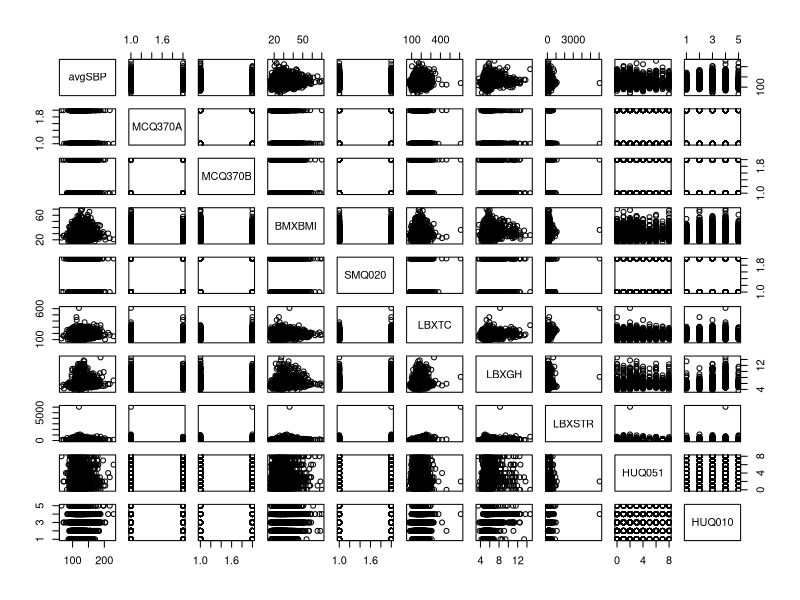
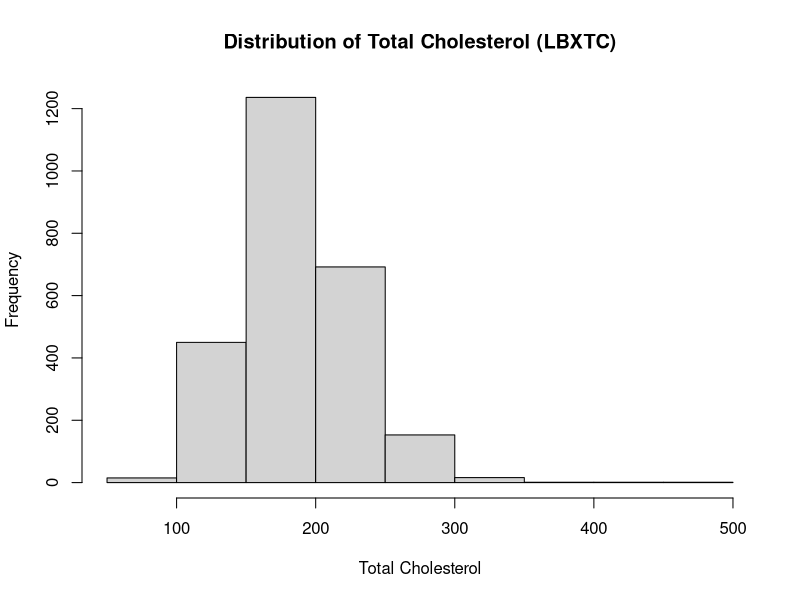
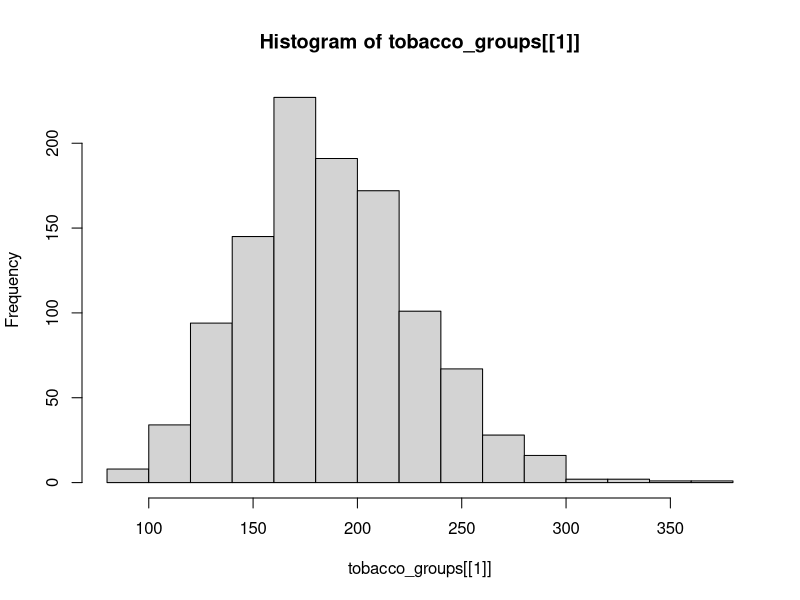
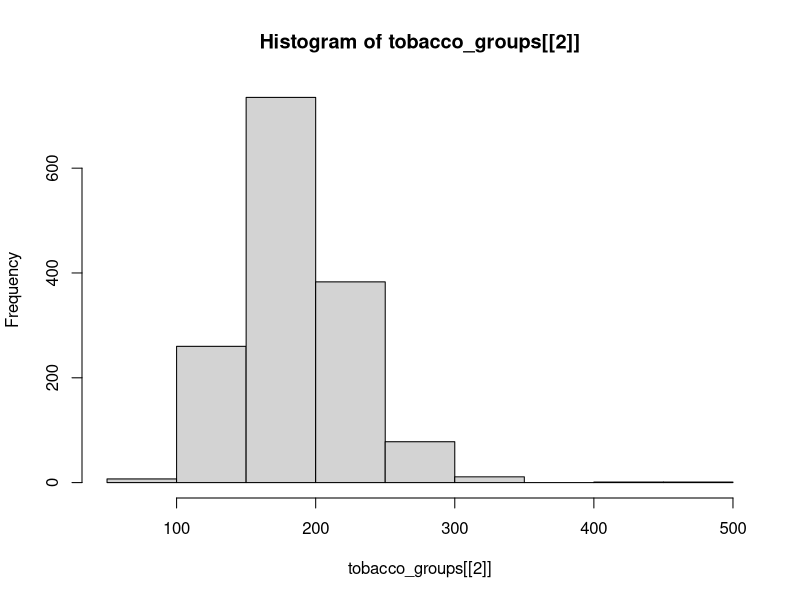
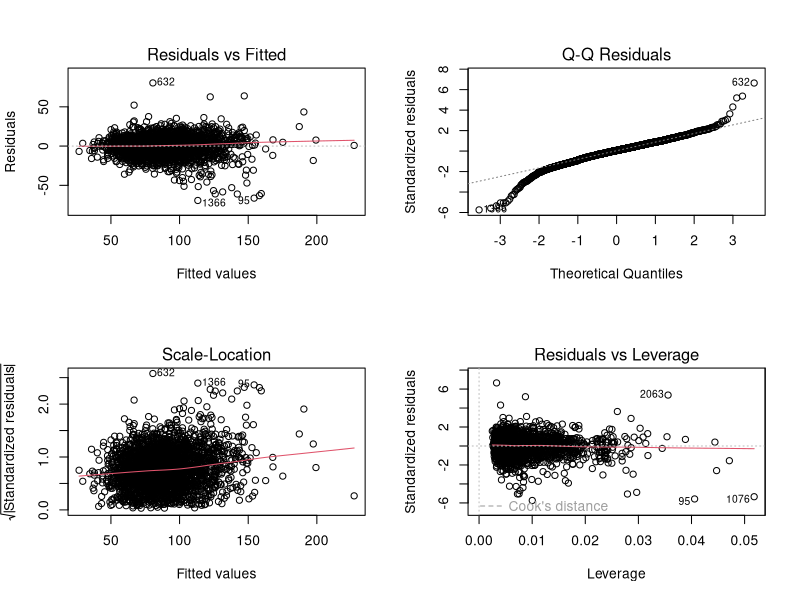
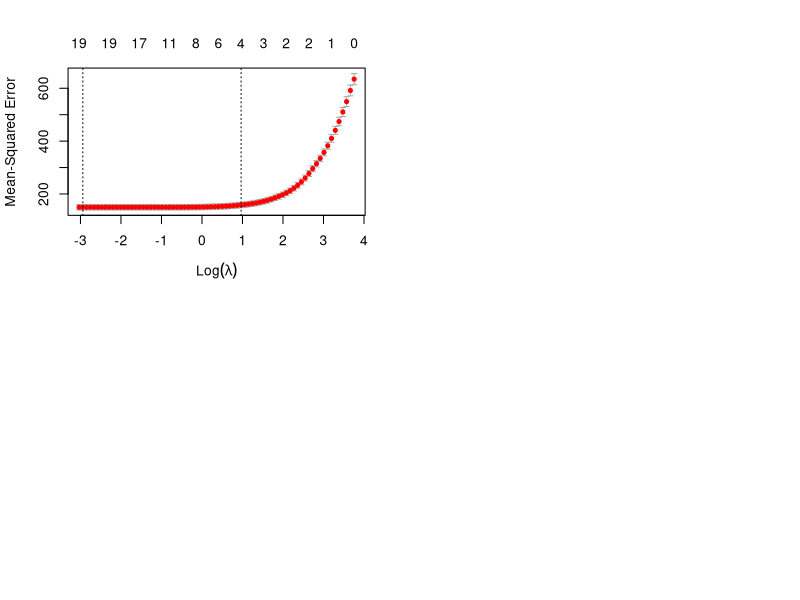

These charts were generated, in order, by the following R code:
#Libraries
library(tidyverse)
library(glmnet)
library(randomForest)
library(caret)
#library(MASS)

#Read Filtered Data
filtered_df <- read.csv("Filtered Data.csv")
filtered_df <- filtered_df[,-1] #remove rowID read in

#Selection of Indepenent Variables
variables <- c(  "X", #Respondent ID
                 "LBXAPB", #Apo B, dependent variable
                 "avgSBP", #Calculated Average SBP during processing script
                 "MCQ370A", #Controlling or losing weight?
                 "MCQ370B", #Increasing exercise?
                 "BMXBMI", #BMI
                 "SMQ020", #Tobacco Use
                 "LBXTC", #Total Cholesterol
                 "LBXGH", #A1c
                 "LBXSTR", #Triglycerides
                 "HUQ051", #Number of times received healthcare over last year
                 "HUQ010") #Health Quality 1-5

df <- filtered_df %>% select(any_of(variables))

#Exploratory Analysis/QC
df %>% select(-c(X,LBXAPB)) %>% plot()
df %>% select(-c(X,LBXAPB)) %>% cor()

#MCQ370A and MCQ370B highly correlated at 0.47, remove MCQ370B
#MCQ370A and BMI negatively correlated at -.23, keep
#Triglycerides and TC correlated at 0.35, keep due to pathophysiologic plausability
#HUQ010 and HUQ051 correlated at 0.22, keep
df <- df %>% select(-MCQ370B)

#Remove Outliers in LBXTC and LBXSTR
head(sort(df$LBXTC,decreasing=T))
head(sort(df$LBXSTR,decreasing=T))

df <- df %>% filter(LBXTC != 612 | LBXSTR != 6057)

#Scale Continuous Variables
scaled_df <- df %>% select(-c(X,LBXAPB,MCQ370A,SMQ020,HUQ051,HUQ010)) %>% scale()

#Set Dummy Variables to 0/1 instead of 1/2
dummy_df <- df  %>% select(c(MCQ370A,SMQ020)) 
dummy_df$MCQ370A <- dummy_df$MCQ370A - 1
dummy_df$SMQ020 <- dummy_df$SMQ020 - 1

#Create Multiple Indicator Variables
df$HUQ010 <- factor(df$HUQ010)
df$HUQ051 <- factor(df$HUQ051)
indicator_df <- df %>% select(c(HUQ051, HUQ010)) %>%
  data.frame(., model.matrix( ~ HUQ010 + HUQ051, .)[, -1]) %>%
  select(!c(HUQ051, HUQ010))

#Combine back into dataframe
model_df <- cbind(df$LBXAPB,scaled_df,dummy_df,indicator_df)
colnames(model_df)[1] <- "LBXAPB"

#
tobacco_groups <- split(df$LBXTC, df$SMQ020)

# Histogram for the distribution of LBXTC
hist(df$LBXTC, main = "Distribution of Total Cholesterol (LBXTC)", xlab = "Total Cholesterol")
hist(tobacco_groups[[1]])
hist(tobacco_groups[[2]])

# Normality Test
shapiro.test(df$LBXTC)
shapiro.test(tobacco_groups[[1]])
shapiro.test(tobacco_groups[[2]])

#Perform the Mann-Whitney U test (Wilcoxon Rank-Sum test)
wilcox.test(tobacco_groups[[1]], tobacco_groups[[2]])


# Build the main linear regression model and check residuals
model_main <- lm(LBXAPB ~ ., data = model_df)
summary(model_main)
par(mfrow = c(2, 2))
plot(model_main)

# Stepwise model selection
full_model <- lm(LBXAPB ~ ., data = model_df)

library(MASS)
stepwise_model <- stepAIC(full_model, direction = "both")
summary(stepwise_model)

#Build the final model based on the stepwise variable selection
final_model<- lm(LBXAPB ~ BMXBMI + LBXTC + LBXGH + LBXSTR + SMQ020 + HUQ0103 + 
                   HUQ0104 + HUQ0105 + HUQ0512 + HUQ0513 + HUQ0516 + HUQ0518, data = model_df)

summary(final_model)

# ElasticNet
x <- model.matrix(~.-LBXAPB, data = model_df)[,-1]
y <- model_df$LBXAPB

cv_model_full <- cv.glmnet(x, y, alpha = 0.5) 
plot(cv_model_full)
coef(cv_model_full, s = "lambda.1se")

#Random Forest Analysis
set.seed(715)

#dichotomize ApoB to < 100 vs >= 100
rf_df <- df
rf_df$APOB_cat <- ""
rf_df$APOB_cat[rf_df$LBXAPB >= 100] <- 1
rf_df$APOB_cat[rf_df$LBXAPB < 100] <- 0
rf_df$APOB_cat <- factor(rf_df$APOB_cat)
rf_df <- rf_df %>% dplyr::select(-c(X,LBXAPB))

#Split into 4:1 test/train data
train_index <- createDataPartition(rf_df$APOB_cat, p=0.8, list=F)
train_df <- rf_df[train_index,]
test_df <- rf_df[-train_index,]

#Train RF Model
rf_model <- randomForest(APOB_cat~.,data=train_df,ntree=500,importance=T)

#Predictions on Test Dataset
predictions <- predict(rf_model,newdata = test_df)

#Confusion Matrix
conf_matrix <- confusionMatrix(predictions,test_df$APOB_cat)

conf_matrix

importance_values <- importance(rf_model)

importance_values
